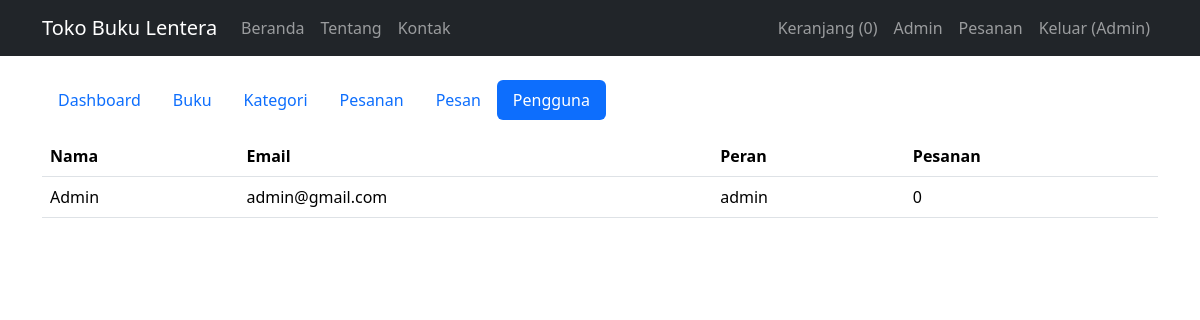
The page /admin/users.php (signed in) on the database its author committed.
### tables this page shows
CREATE TABLE users (
  id INT AUTO_INCREMENT PRIMARY KEY,
  name VARCHAR(100) NOT NULL,
  email VARCHAR(150) NOT NULL UNIQUE,
  password VARCHAR(255) NOT NULL,
  role ENUM('user','admin') NOT NULL DEFAULT 'user'
);

### config.php (called while the page is built, shortened)
<?php
$db = new PDO('mysql:host=localhost;dbname=bookstore;charset=utf8mb4', 'root', '', [
    PDO::ATTR_ERRMODE => PDO::ERRMODE_EXCEPTION,
    PDO::ATTR_DEFAULT_FETCH_MODE => PDO::FETCH_ASSOC,
]);
function e($s) { return htmlspecialchars((string)$s, ENT_QUOTES); }
function q($sql, $p = []) { global $db; $s = $db->prepare($sql); $s->execute($p); return $s; }

### admin/users.php (the view)
<?php
$r = '../'; require '../config.php'; need(true);
require '../header.php';
?>
<table class="table">
  <tr><th>Nama</th><th>Email</th><th>Peran</th><th>Pesanan</th></tr>
  <?php foreach (q('SELECT u.*, (SELECT COUNT(*) FROM orders WHERE user_id = u.id) n FROM users u ORDER BY id DESC') as $x): ?>
    <tr><td><?= e($x['name']) ?></td><td><?= e($x['email']) ?></td><td><?= $x['role'] ?></td><td><?= $x['n'] ?></td></tr>
  <?php endforeach ?>
</table>
<?php require '../footer.php'; ?>

### rows shown on the page
users: name "Admin", email "admin@gmail.com", role "admin", n "0"

### other values the page prints
array_sum($_SESSION['cart'] ?? []) "0"
$u['name'] "Admin"
$l "Dashboard"
$l "Buku"
$l "Kategori"
$l "Pesanan"
$l "Pesan"
$l "Pengguna"
